Frame 1 (no input): blank canvas, image omitted
Frame 60 (no input): blank canvas, image omitted
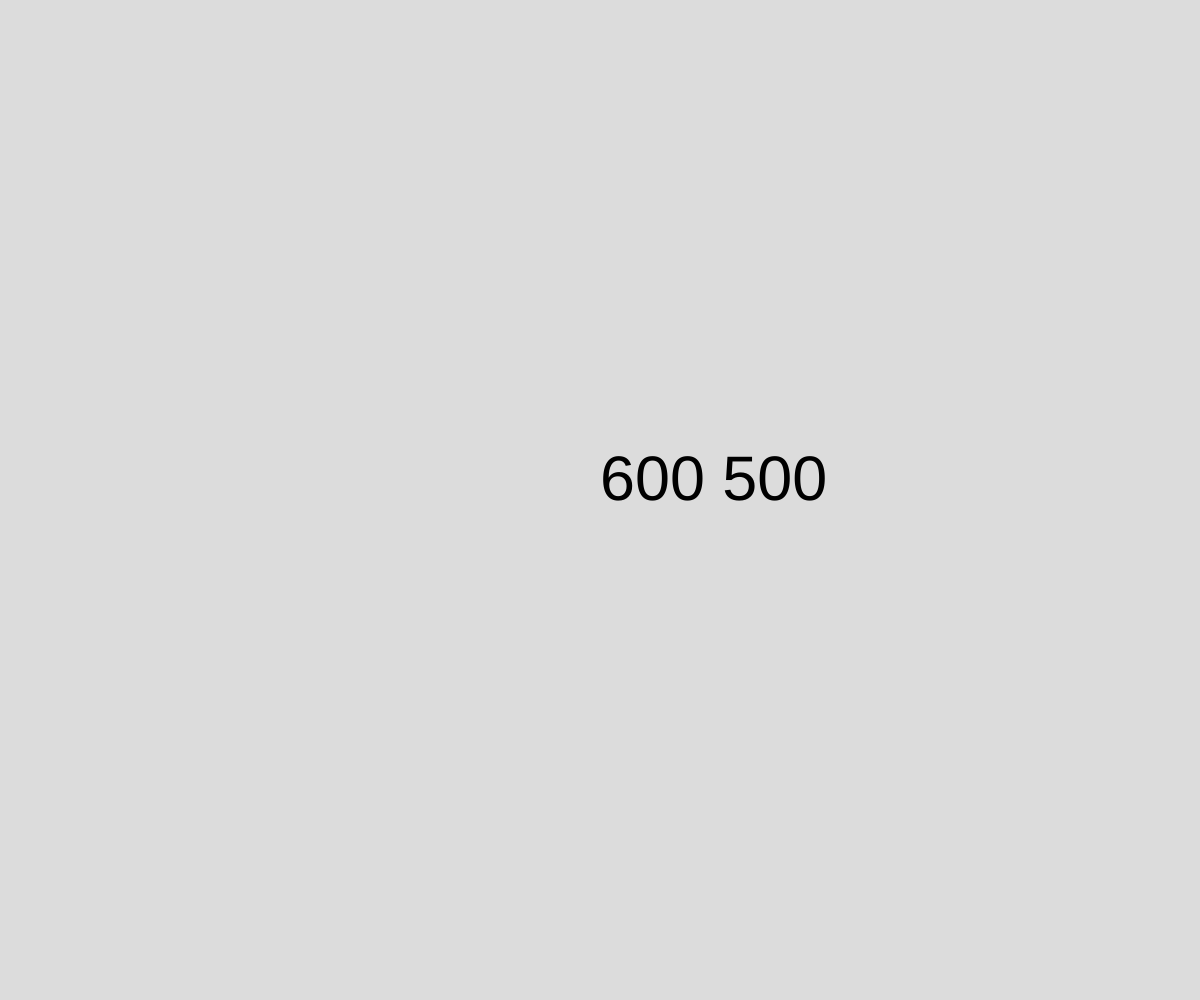
Frame 120 (the mouse pressed at the canvas centre since frame 60)

The p5.js sketch whose frames 1 and 60 were blank and that drew this single picture after the mouse press (run headless with seeded random() and noise() and a simulated clock; from frame 60 on, the mouse is pressed at the canvas centre):

// p5.js sketch
// ── sketch.js
// Project Title
// Your Name
// Date
//
// Extra for Experts:
// - describe what you did to take this project "above and beyond"


let tSize = 40;

function setup() {
  createCanvas(windowWidth, windowHeight);
}

function draw() {
  background(220);

//  if(mouseIsPressed) tSize = random(20,80);

  textSize(tSize);
  text(str(str(mouseX) + " " + str(mouseY)), mouseX, mouseY)
}

function mousePressed(){
  tSize = random(20,80);
}
